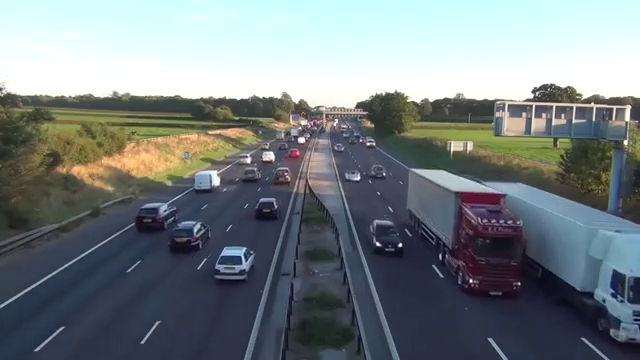
#> input picture frame 68 of traffic-test.mp4, 640 x 360 px
$ jupyter execute traffic-detection.ipynb
#> lines starting #> are read from the running program, lines starting #| are printed output that depends on the picture
[cell 1]
import numpy as np
import cv2 as cv
import argparse
#parser = argparse.ArgumentParser(description='This sample demonstrates Lucas-Kanade Optical Flow calculation. \
                                         #     The example file can be downloaded from: \
                                          #    https://www.bogotobogo.com/python/OpenCV_Python/images/mean_shift_tracking/slow_traffic_small.mp4')
#parser.add_argument('image', type=str, help='path to image file')
#args = parser.parse_args()
cap = cv.VideoCapture(cv.samples.findFile('traffic-test.mp4'))
#cap=cv.VideoCapture(0)

# params for ShiTomasi corner detection
feature_params = dict( maxCorners = 100,
                       qualityLevel = 0.3,
                       minDistance = 7,
                       blockSize = 7 )
# Parameters for lucas kanade optical flow
lk_params = dict( winSize  = (15,15),
                  maxLevel = 2,
                  criteria = (cv.TERM_CRITERIA_EPS | cv.TERM_CRITERIA_COUNT, 10, 0.03))
# Create some random colors
color = np.random.randint(0,255,(100,3))
# Take first frame and find corners in it
ret, old_frame = cap.read()
#> old_frame is the input picture: shape (360, 640, 3); mean B, G, R 129.6, 126.5, 118
old_gray = cv.cvtColor(old_frame, cv.COLOR_BGR2GRAY)
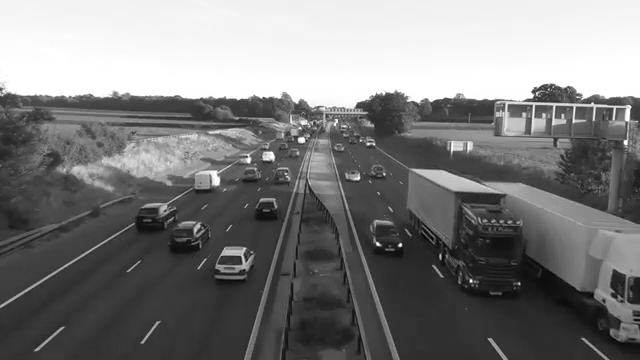
#> old_gray: shape (360, 640); min 2, max 255, mean 124.3
p0 = cv.goodFeaturesToTrack(old_gray, mask = None, **feature_params)
#> p0 = 48 rows, first 8: [399, 244], [532, 105], [615, 108], [532, 95], [555, 106], [595, 107], [301, 140], [357, 177]
# Create a mask image for drawing purposes
mask = np.zeros_like(old_frame)
while(1):
    ret,frame = cap.read()
    frame_gray = cv.cvtColor(frame, cv.COLOR_BGR2GRAY)
    # calculate optical flow
    p1, st, err = cv.calcOpticalFlowPyrLK(old_gray, frame_gray, p0, None, **lk_params)
#> p1 has the same summary as p0; st = 48 values from 1 to 1; err = 48 values, max 0.385 at index 19, min 0 at index 1, mean 0.0299
    # Select good points
    good_new = p1[st==1]
#> good_new = 48 pairs, first value 4 to 628, second value 87 to 285
    good_old = p0[st==1]
#> good_old has the same summary as good_new
    # draw the tracks
    for i,(new,old) in enumerate(zip(good_new, good_old)):
        a,b = new.ravel()
        c,d = old.ravel()
        mask = cv.line(mask, (a,b),(c,d), color[i].tolist(), 2)
        frame = cv.circle(frame,(a,b),5,color[i].tolist(),-1)
#> this loop made 48 passes
#> (a, b, c, d) on passes 1 to 12: (399, 244, 399, 244), (532, 105, 532, 105), (615, 108, 615, 108), (532, 95, 532, 95), (555, 106, 555, 106), (595, 107, 595, 107), (301, 140, 301, 140), (357, 177, 357, 177), (248, 160, 248, 160), (627, 107, 627, 107), (573, 106, 573, 106), (472, 281, 472, 281)
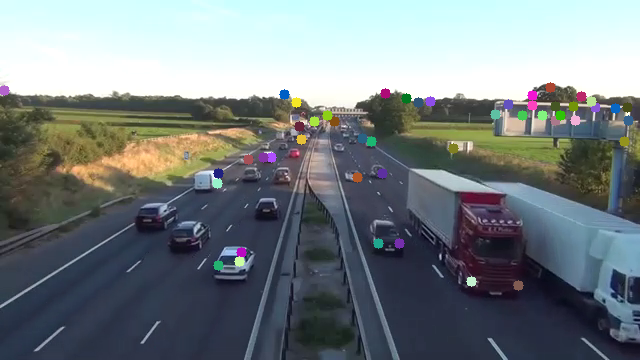
#> frame: shape (360, 640, 3); mean B, G, R 129.3, 126.3, 117.7
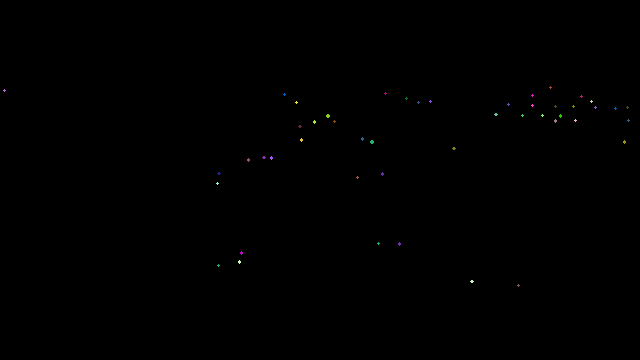
#> mask: shape (360, 640, 3); mean of channels 0, 1, 2 0.2, 0.2, 0.2; drawn as B, G, R
    img = cv.add(frame,mask)
    cv.imshow('frame',img)
    k = cv.waitKey(30) & 0xff
#> (key Esc is pressed here)
    if k == 27:
        break

    # Now update the previous frame and previous points
    old_gray = frame_gray.copy()
    p0 = good_new.reshape(-1,1,2)
